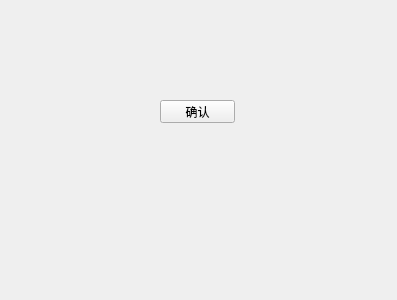
<?xml version="1.0" encoding="UTF-8"?>
<ui version="4.0">
 <class>Form</class>
 <widget class="QWidget" name="Form">
  <property name="geometry">
   <rect>
    <x>0</x>
    <y>0</y>
    <width>397</width>
    <height>300</height>
   </rect>
  </property>
  <property name="windowTitle">
   <string>yellow</string>
  </property>
  <widget class="QPushButton" name="pushButton">
   <property name="geometry">
    <rect>
     <x>160</x>
     <y>100</y>
     <width>75</width>
     <height>23</height>
    </rect>
   </property>
   <property name="text">
    <string>确认</string>
   </property>
  </widget>
 </widget>
 <resources/>
 <connections/>
</ui>
